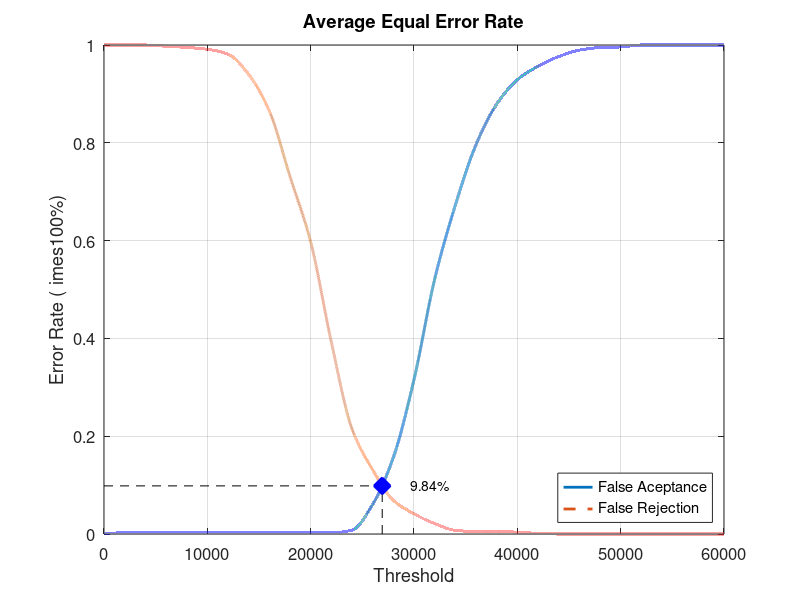
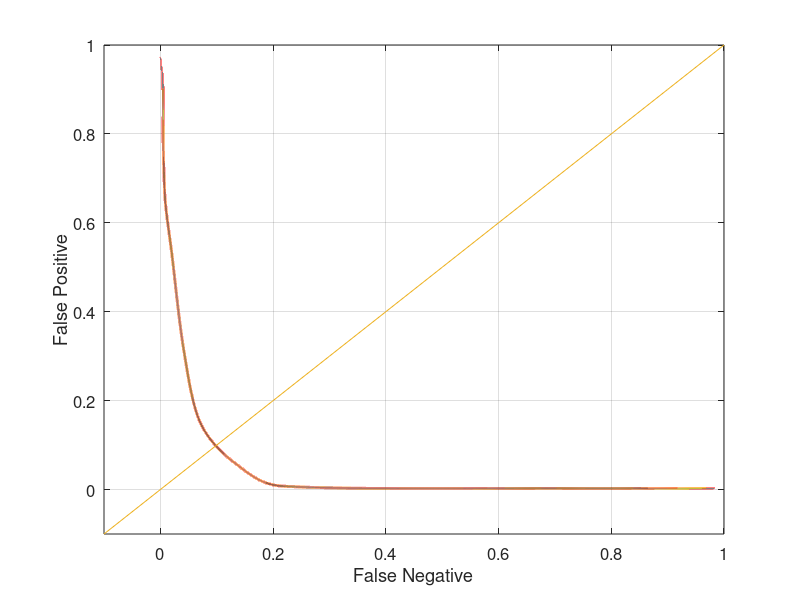

Write the MATLAB code that produced these figures, in order.
close all;
clear;
clc;
x = 0:2000:60000;
xq = 0:0.5:60000;

y0 = [0 0.00263158 0.00263158 0.00263158 0.00263158 0.00263158 0.00263158 0.00263158 0.00263158 0.00263158 0.00263158 0.00263158 0.00789474 0.0605263 0.156579 0.315789 0.521053 0.672368 0.796053 0.878947 0.928947 0.956579 0.976316 0.989474 0.994737 0.996053 1 1 1 1 1]
yy0 = interp1(x, y0, xq, 'pchip');
y1 = [1 1 1 0.9975 0.995 0.99125 0.98125 0.94 0.865 0.73125 0.5975 0.3925 0.215 0.13125 0.06875 0.04125 0.02125 0.0075 0.005 0.005 0.00375 0.00125 0 0 0 0 0 0 0 0 0]
yy1 = interp1(x, y1, xq, 'pchip');

% Calculating EER: 
y2 = abs(y0 - y1);
find(y2 == min(y2))
yy2 = abs(yy0 - yy1);
xEER = find(yy2 == min(yy2));
xEERIndex = xq(xEER) % X-axis EER
yEER = yy0(xEER) % Y-axis EER

main = figure
plot(xq, yy0,'-','LineWidth', 2);	hold on
plot(xq, yy1,'--','LineWidth', 2);	hold on
plot([xEERIndex xEERIndex], [0 yEER], 'k--');	hold on
plot([0 xEERIndex], [yEER yEER], 'k--');	hold on
plot(xEERIndex, yEER, 'bx', 'LineWidth', 10);	hold on
text(xEERIndex + 10 * xEERIndex / 100, yEER, [num2str(round((10000 * yEER)) / 100) '%'])
legend('False Aceptance', 'False Rejection', 'Location', 'SouthEast')
xlabel('Threshold')
ylabel('Error Rate (	imes100%)')
title('Average Equal Error Rate')
set(gca, 'FontSize', 12)
axis([0 60000 0 1])
grid on

print(main, 'Experiment2AverageMain', '-dpng');
FNRxFPR = figure('Color', [1 1 1]);
plot(yy1, yy0, '-', yy1, yy0, 'LineWidth', 2);
hold on
y = -0.1:0.1:1
plot(y, y); 
set(gca, 'FontSize', 12)
xlabel('False Negative')
ylabel('False Positive')
axis([-0.1 1 -0.1 1])
set(gca, 'FontSize', 12)
grid on

print(FNRxFPR, 'Experiment2AverageFNRxFPR','-dpng');
